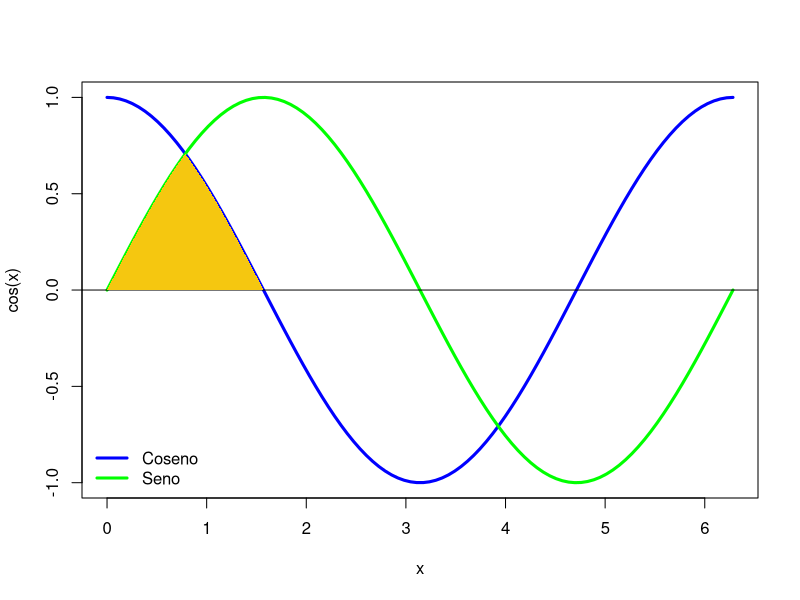

This figure's R source: (Note: this script raises an error after producing the figure.)
x=seq(0,2*pi,length=100)
plot(x,cos(x),type="l",col="blue",lwd=3)
lines(x,sin(x),col="green",lwd=3)
abline (h=0.0,col="black")
legend("bottomleft",col=c("blue","green"),legend =c("Coseno","Seno"), lwd=3, bty = "n")

areaSeno<-function(x1){
    return(sin(x1))
  
}
areaCoseno<-function(x2){
  return(cos(x2))
  
}

x1=seq(0,pi/4,length=100)
x2=seq(pi/4,pi/2,length=100)

polygon(c(x1,x2),c(areaSeno(x1),areaCoseno(x2)),border=NA,col=col2rgb("yellow",0.5))

contador=0
amplitud=90/10
arr=c()
sum=0
var=1

x=seq(0 , 10, 0.1)
ysen=c()
for(i in 1:length(x)){
  ysen[i]=sin(x[i])
}


seg <- seq.int(0, 10, length.out = 12)
segcos <- seq.int(0, 10, length.out = 12)

fx <- vector(length = length(seg))
for (i in 1:length(seg)) {
  fx[i] <- f3(seg[i])
}
fxcos <- vector(length = length(segcos))

for (i in 1:length(segcos)) {
  fxcos[i] <- f4(segcos[i])
}

for(i in 1:trapecios){
  if(i==trapecios){
    arr[i]=ysen[i*amplitud]
  }else{
    arr[i]=abs(ysen[i*amplitud])+abs(ysen[(i+1)*amplitud])
  }
  contador=((arr[i]/2)*amplitud)*0.07
  
  print (contador)
  sum=(sum+contador)
}
cat("la suma de las areas son ",sum)



